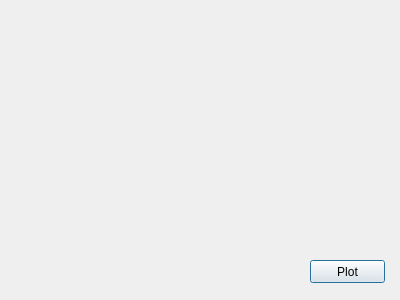
<?xml version="1.0" encoding="UTF-8"?>
<ui version="4.0">
 <class>Dialog</class>
 <widget class="QDialog" name="Dialog">
  <property name="geometry">
   <rect>
    <x>0</x>
    <y>0</y>
    <width>400</width>
    <height>300</height>
   </rect>
  </property>
  <property name="windowTitle">
   <string>Dialog</string>
  </property>
  <widget class="QPushButton" name="pushButton">
   <property name="geometry">
    <rect>
     <x>310</x>
     <y>260</y>
     <width>75</width>
     <height>23</height>
    </rect>
   </property>
   <property name="text">
    <string>Plot</string>
   </property>
  </widget>
  <widget class="PlotWidget" name="plot_widget" native="true">
   <property name="geometry">
    <rect>
     <x>50</x>
     <y>40</y>
     <width>221</width>
     <height>211</height>
    </rect>
   </property>
  </widget>
 </widget>
 <customwidgets>
  <customwidget>
   <class>PlotWidget</class>
   <extends>QWidget</extends>
   <header>pyqtgraph</header>
   <container>1</container>
  </customwidget>
 </customwidgets>
 <resources/>
 <connections/>
</ui>
